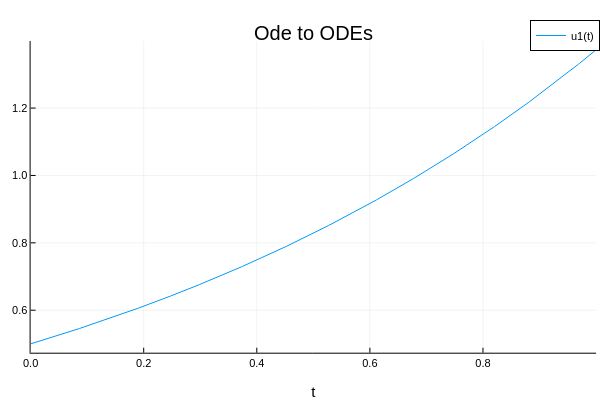

The notebook cell saved with this chart:
### Code cell
sol = solve(ODEProblem((u, p, t) -> 1.01u, 0.5, (0., 1.)))
plot(sol, title="Ode to ODEs")

### Figure 1 — Plotly figure (JSON) as saved in the notebook; plotly's stock layout.template omitted (floating-point values rounded to 4 significant figures; data arrays with more than 128 entries replaced by an {"elided": "..."} marker saying what was removed)
{"data": [{"colorbar": {"title": ""}, "legendgroup": "u1(t)", "line": {"color": "rgba(0, 154, 250, 1.000)", "dash": "solid", "shape": "linear", "width": 1}, "mode": "lines", "name": "u1(t)", "showlegend": true, "type": "scatter", "x": {"elided": "1000 float values"}, "xaxis": "x1", "y": {"elided": "1000 float values"}, "yaxis": "y1", "zmax": null, "zmin": null}], "layout": {"annotations": [{"font": {"color": "rgba(0, 0, 0, 1.000)", "family": "sans-serif", "size": 20}, "rotation": 0, "showarrow": false, "text": "Ode to ODEs", "x": 0.5222, "xanchor": "center", "xref": "paper", "y": 1, "yanchor": "top", "yref": "paper"}], "height": 400, "legend": {"bgcolor": "rgba(255, 255, 255, 1.000)", "bordercolor": "rgba(0, 0, 0, 1.000)", "borderwidth": 1, "font": {"color": "rgba(0, 0, 0, 1.000)", "family": "sans-serif", "size": 11}, "tracegroupgap": 0, "traceorder": "normal", "x": 1, "xanchor": "auto", "y": 1, "yanchor": "auto"}, "margin": {"b": 20, "l": 0, "r": 0, "t": 20}, "paper_bgcolor": "rgba(255, 255, 255, 1.000)", "plot_bgcolor": "rgba(255, 255, 255, 1.000)", "showlegend": true, "width": 600, "xaxis": {"anchor": "y1", "domain": [0.05101, 0.9934], "gridcolor": "rgba(0, 0, 0, 0.100)", "gridwidth": 0.5, "linecolor": "rgba(0, 0, 0, 1.000)", "mirror": false, "range": [0, 1], "showgrid": true, "showline": true, "showticklabels": true, "tickangle": 0, "tickcolor": "rgb(0, 0, 0)", "tickfont": {"color": "rgba(0, 0, 0, 1.000)", "family": "sans-serif", "size": 11}, "tickmode": "array", "ticks": "inside", "ticktext": ["0.0", "0.2", "0.4", "0.6", "0.8", "1.0"], "tickvals": [0, 0.2, 0.4, 0.6, 0.8, 1], "title": "t", "titlefont": {"color": "rgba(0, 0, 0, 1.000)", "family": "sans-serif", "size": 15}, "type": "-", "visible": true, "zeroline": false, "zerolinecolor": "rgba(0, 0, 0, 1.000)"}, "yaxis": {"anchor": "x1", "domain": [0.07581, 0.9415], "gridcolor": "rgba(0, 0, 0, 0.100)", "gridwidth": 0.5, "linecolor": "rgba(0, 0, 0, 1.000)", "mirror": false, "range": [0.4738, 1.399], "showgrid": true, "showline": true, "showticklabels": true, "tickangle": 0, "tickcolor": "rgb(0, 0, 0)", "tickfont": {"color": "rgba(0, 0, 0, 1.000)", "family": "sans-serif", "size": 11}, "tickmode": "array", "ticks": "inside", "ticktext": ["0.6", "0.8", "1.0", "1.2"], "tickvals": [0.6, 0.8, 1, 1.2], "title": "", "titlefont": {"color": "rgba(0, 0, 0, 1.000)", "family": "sans-serif", "size": 15}, "type": "-", "visible": true, "zeroline": false, "zerolinecolor": "rgba(0, 0, 0, 1.000)"}}}
